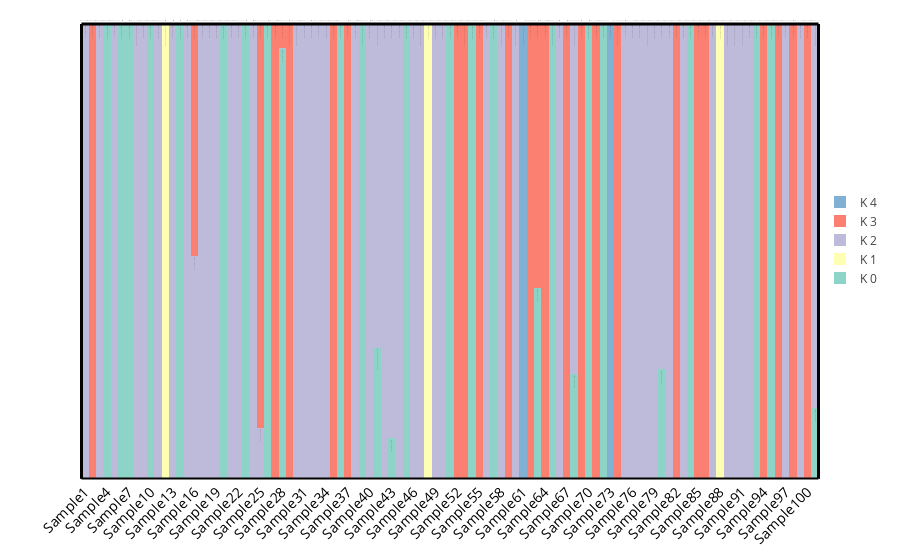

The cell this chart's notebook holds for it:
### Markdown cell above
### Set plot border and center legend

We can also set a border around the plot by creating Line shapes and adding them to the layout. First, we create and populated the `shape_list` variable with the line borders information, and then we provide this information to the `Layout()` object.

To change the position of the legend you can tweak the `x` and `y` relative position in the `Layout()` object.

### Code cell
data = []

# Create color pallete for 12 colors
# More color pallets available on https://plot.ly/ipython-notebooks/color-scales/
cp = cl.scales["12"]["qual"]["Set3"]

for k, ar in enumerate(qvals_transposed):
    
    current_bar = go.Bar(
        x = individuals,
        y = ar,
        name = "K {}".format(k),
        text=["Assignment: {}%".format(x * 100) for x in ar],
        marker = dict(
            color=cp[k],
            line=dict(
                color="grey",
                width=0,
            )
        )
    )
    
    data.append(current_bar)

number_individuals = len(individuals)

# Store each line surrounding the plot in a list 
# Note that some adjustments were necessary to prevent the lateral lines from cutting the first and last bars
shape_list = [
    # Bottom line
    {"type": "line", "x0": - .5, "y0": 0,
     "x1": number_individuals - .5, "y1": 0,
     "line": {"width": 2}},
    # Left line
    {"type": "line", "x0": - .5, "y0": 0, "x1": -.5, "y1": 1,
     "line": {"width": 3}},
    # Top line
    {"type": "line", "x0": - .5, "y0": 1,
     "x1": number_individuals - .5, "y1": 1,
     "line": {"width": 3}},
    # Right line
    {"type": "line", "x0": number_individuals -.5, "y0": 0,
     "x1": number_individuals - .5, "y1": 1,
     "line": {"width": 3}}
]

    
layout = go.Layout(
    barmode='stack',
    margin={"t":0},
    bargap="0",
    # Add the shapes to the layout.
    shapes=shape_list,
    # Set the legend position to the middle left
    legend={"x":1, "y":0.5},
    yaxis={
        "showticklabels":False
    },
    xaxis={
        "tickangle":-45,
        "tickfont": dict(size=14,
                        color="black")
    }
)


fig = go.Figure(data=data, layout=layout)

iplot(fig)

### Figure 1 — Plotly figure (JSON) as saved in the notebook; plotly's stock layout.template omitted (floating-point values rounded to 4 significant figures)
{"data": [{"marker": {"color": "rgb(141,211,199)", "line": {"color": "grey", "width": 0}}, "name": "K 0", "text": ["Assignment: 0.0071%", "Assignment: 0.0086%", "Assignment: 0.0087%", "Assignment: 99.9611%", "Assignment: 0.014799999999999999%", "Assignment: 99.9504%", "Assignment: 99.9566%", "Assignment: 0.0174%", "Assignment: 0.0077%", "Assignment: 99.9564%", "Assignment: 0.0118%", "Assignment: 0.0284%", "Assignment: 0.014100000000000001%", "Assignment: 99.779%", "Assignment: 0.008%", "Assignment: 0.0086%", "Assignment: 0.0086%", "Assignment: 0.0083%", "Assignment: 0.0087%", "Assignment: 99.9588%", "Assignment: 0.0102%", "Assignment: 0.0088%", "Assignment: 99.9387%", "Assignment: 0.0077%", "Assignment: 0.0069%", "Assignment: 99.9625%", "Assignment: 0.0073999999999999995%", "Assignment: 94.599%", "Assignment: 0.0091%", "Assignment: 0.0114%", "Assignment: 0.0078%", "Assignment: 0.0073999999999999995%", "Assignment: 0.014799999999999999%", "Assignment: 0.0104%", "Assignment: 0.0072%", "Assignment: 99.9636%", "Assignment: 0.008%", "Assignment: 0.0069%", "Assignment: 99.96340000000001%", "Assignment: 0.009000000000000001%", "Assignment: 28.781200000000002%", "Assignment: 0.0088%", "Assignment: 8.8632%", "Assignment: 0.0077%", "Assignment: 99.961%", "Assignment: 0.0315%", "Assignment: 0.0087%", "Assignment: 0.0358%", "Assignment: 0.0343%", "Assignment: 0.0205%", "Assignment: 99.9656%", "Assignment: 0.0091%", "Assignment: 0.0071%", "Assignment: 99.9422%", "Assignment: 0.0102%", "Assignment: 0.0091%", "Assignment: 99.9393%", "Assignment: 0.0111%", "Assignment: 0.0104%", "Assignment: 0.007600000000000001%", "Assignment: 0.0136%", "Assignment: 0.0093%", "Assignment: 42.0099%", "Assignment: 0.009399999999999999%", "Assignment: 99.95230000000001%", "Assignment: 0.0142%", "Assignment: 0.015899999999999997%", "Assignment: 22.9733%", "Assignment: 0.011000000000000001%", "Assignment: 99.9409%", "Assignment: 0.0107%", "Assignment: 99.9687%", "Assignment: 0.0157%", "Assignment: 0.009600000000000001%", "Assignment: 0.01%", "Assignment: 0.0098%", "Assignment: 0.0077%", "Assignment: 0.0072%", "Assignment: 0.0105%", "Assignment: 23.9915%", "Assignment: 0.0131%", "Assignment: 0.0092%", "Assignment: 0.0116%", "Assignment: 99.9657%", "Assignment: 0.0072%", "Assignment: 0.0088%", "Assignment: 0.0073999999999999995%", "Assignment: 0.0336%", "Assignment: 0.0071%", "Assignment: 0.0077%", "Assignment: 0.0289%", "Assignment: 0.0083%", "Assignment: 99.943%", "Assignment: 0.012799999999999999%", "Assignment: 99.9607%", "Assignment: 0.0114%", "Assignment: 0.009899999999999999%", "Assignment: 0.012899999999999998%", "Assignment: 0.0103%", "Assignment: 0.0097%", "Assignment: 15.5531%"], "type": "bar", "x": ["Sample1", "Sample2", "Sample3", "Sample4", "Sample5", "Sample6", "Sample7", "Sample8", "Sample9", "Sample10", "Sample11", "Sample12", "Sample13", "Sample14", "Sample15", "Sample16", "Sample17", "Sample18", "Sample19", "Sample20", "Sample21", "Sample22", "Sample23", "Sample24", "Sample25", "Sample26", "Sample27", "Sample28", "Sample29", "Sample30", "Sample31", "Sample32", "Sample33", "Sample34", "Sample35", "Sample36", "Sample37", "Sample38", "Sample39", "Sample40", "Sample41", "Sample42", "Sample43", "Sample44", "Sample45", "Sample46", "Sample47", "Sample48", "Sample49", "Sample50", "Sample51", "Sample52", "Sample53", "Sample54", "Sample55", "Sample56", "Sample57", "Sample58", "Sample59", "Sample60", "Sample61", "Sample62", "Sample63", "Sample64", "Sample65", "Sample66", "Sample67", "Sample68", "Sample69", "Sample70", "Sample71", "Sample72", "Sample73", "Sample74", "Sample75", "Sample76", "Sample77", "Sample78", "Sample79", "Sample80", "Sample81", "Sample82", "Sample83", "Sample84", "Sample85", "Sample86", "Sample87", "Sample88", "Sample89", "Sample90", "Sample91", "Sample92", "Sample93", "Sample94", "Sample95", "Sample96", "Sample97", "Sample98", "Sample99", "Sample100", "Sample101"], "y": [7.1e-05, 8.6e-05, 8.7e-05, 0.9996, 0.000148, 0.9995, 0.9996, 0.000174, 7.7e-05, 0.9996, 0.000118, 0.000284, 0.000141, 0.9978, 8e-05, 8.6e-05, 8.6e-05, 8.3e-05, 8.7e-05, 0.9996, 0.000102, 8.8e-05, 0.9994, 7.7e-05, 6.9e-05, 0.9996, 7.4e-05, 0.946, 9.1e-05, 0.000114, 7.8e-05, 7.4e-05, 0.000148, 0.000104, 7.2e-05, 0.9996, 8e-05, 6.9e-05, 0.9996, 9e-05, 0.2878, 8.8e-05, 0.08863, 7.7e-05, 0.9996, 0.000315, 8.7e-05, 0.000358, 0.000343, 0.000205, 0.9997, 9.1e-05, 7.1e-05, 0.9994, 0.000102, 9.1e-05, 0.9994, 0.000111, 0.000104, 7.6e-05, 0.000136, 9.3e-05, 0.4201, 9.4e-05, 0.9995, 0.000142, 0.000159, 0.2297, 0.00011, 0.9994, 0.000107, 0.9997, 0.000157, 9.6e-05, 0.0001, 9.8e-05, 7.7e-05, 7.2e-05, 0.000105, 0.2399, 0.000131, 9.2e-05, 0.000116, 0.9997, 7.2e-05, 8.8e-05, 7.4e-05, 0.000336, 7.1e-05, 7.7e-05, 0.000289, 8.3e-05, 0.9994, 0.000128, 0.9996, 0.000114, 9.9e-05, 0.000129, 0.000103, 9.7e-05, 0.1555]}, {"marker": {"color": "rgb(255,255,179)", "line": {"color": "grey", "width": 0}}, "name": "K 1", "text": ["Assignment: 0.0071%", "Assignment: 0.0085%", "Assignment: 0.0086%", "Assignment: 0.0097%", "Assignment: 0.0147%", "Assignment: 0.012400000000000001%", "Assignment: 0.010799999999999999%", "Assignment: 0.0172%", "Assignment: 0.007600000000000001%", "Assignment: 0.0109%", "Assignment: 0.0117%", "Assignment: 99.88669999999999%", "Assignment: 0.013999999999999999%", "Assignment: 0.055099999999999996%", "Assignment: 0.007899999999999999%", "Assignment: 0.0086%", "Assignment: 0.0086%", "Assignment: 0.0082%", "Assignment: 0.0086%", "Assignment: 0.0103%", "Assignment: 0.0101%", "Assignment: 0.0087%", "Assignment: 0.015300000000000001%", "Assignment: 0.007600000000000001%", "Assignment: 0.0069%", "Assignment: 0.0093%", "Assignment: 0.0073%", "Assignment: 0.0092%", "Assignment: 0.009000000000000001%", "Assignment: 0.0114%", "Assignment: 0.0078%", "Assignment: 0.0073999999999999995%", "Assignment: 0.0146%", "Assignment: 0.0104%", "Assignment: 0.0072%", "Assignment: 0.0091%", "Assignment: 0.007899999999999999%", "Assignment: 0.0069%", "Assignment: 0.0091%", "Assignment: 0.009000000000000001%", "Assignment: 0.0078%", "Assignment: 0.0088%", "Assignment: 0.0093%", "Assignment: 0.0077%", "Assignment: 0.0097%", "Assignment: 0.0313%", "Assignment: 0.0087%", "Assignment: 99.8571%", "Assignment: 0.0341%", "Assignment: 0.0204%", "Assignment: 0.0086%", "Assignment: 0.009000000000000001%", "Assignment: 0.0071%", "Assignment: 0.0144%", "Assignment: 0.0102%", "Assignment: 0.0091%", "Assignment: 0.0151%", "Assignment: 0.011000000000000001%", "Assignment: 0.0104%", "Assignment: 0.0073999999999999995%", "Assignment: 0.0135%", "Assignment: 0.0092%", "Assignment: 0.006999999999999999%", "Assignment: 0.0093%", "Assignment: 0.0119%", "Assignment: 0.014100000000000001%", "Assignment: 0.015799999999999998%", "Assignment: 0.0095%", "Assignment: 0.010799999999999999%", "Assignment: 0.0147%", "Assignment: 0.0106%", "Assignment: 0.0078%", "Assignment: 0.0156%", "Assignment: 0.0095%", "Assignment: 0.009899999999999999%", "Assignment: 0.0098%", "Assignment: 0.0077%", "Assignment: 0.0072%", "Assignment: 0.0105%", "Assignment: 0.0101%", "Assignment: 0.013%", "Assignment: 0.0092%", "Assignment: 0.0115%", "Assignment: 0.0085%", "Assignment: 0.0072%", "Assignment: 0.0088%", "Assignment: 0.0075%", "Assignment: 99.8659%", "Assignment: 0.0072%", "Assignment: 0.0075%", "Assignment: 0.0287%", "Assignment: 0.0083%", "Assignment: 0.0142%", "Assignment: 0.0127%", "Assignment: 0.0098%", "Assignment: 0.0113%", "Assignment: 0.0098%", "Assignment: 0.012799999999999999%", "Assignment: 0.0102%", "Assignment: 0.009600000000000001%", "Assignment: 0.0089%"], "type": "bar", "x": ["Sample1", "Sample2", "Sample3", "Sample4", "Sample5", "Sample6", "Sample7", "Sample8", "Sample9", "Sample10", "Sample11", "Sample12", "Sample13", "Sample14", "Sample15", "Sample16", "Sample17", "Sample18", "Sample19", "Sample20", "Sample21", "Sample22", "Sample23", "Sample24", "Sample25", "Sample26", "Sample27", "Sample28", "Sample29", "Sample30", "Sample31", "Sample32", "Sample33", "Sample34", "Sample35", "Sample36", "Sample37", "Sample38", "Sample39", "Sample40", "Sample41", "Sample42", "Sample43", "Sample44", "Sample45", "Sample46", "Sample47", "Sample48", "Sample49", "Sample50", "Sample51", "Sample52", "Sample53", "Sample54", "Sample55", "Sample56", "Sample57", "Sample58", "Sample59", "Sample60", "Sample61", "Sample62", "Sample63", "Sample64", "Sample65", "Sample66", "Sample67", "Sample68", "Sample69", "Sample70", "Sample71", "Sample72", "Sample73", "Sample74", "Sample75", "Sample76", "Sample77", "Sample78", "Sample79", "Sample80", "Sample81", "Sample82", "Sample83", "Sample84", "Sample85", "Sample86", "Sample87", "Sample88", "Sample89", "Sample90", "Sample91", "Sample92", "Sample93", "Sample94", "Sample95", "Sample96", "Sample97", "Sample98", "Sample99", "Sample100", "Sample101"], "y": [7.1e-05, 8.5e-05, 8.6e-05, 9.7e-05, 0.000147, 0.000124, 0.000108, 0.000172, 7.6e-05, 0.000109, 0.000117, 0.9989, 0.00014, 0.000551, 7.9e-05, 8.6e-05, 8.6e-05, 8.2e-05, 8.6e-05, 0.000103, 0.000101, 8.7e-05, 0.000153, 7.6e-05, 6.9e-05, 9.3e-05, 7.3e-05, 9.2e-05, 9e-05, 0.000114, 7.8e-05, 7.4e-05, 0.000146, 0.000104, 7.2e-05, 9.1e-05, 7.9e-05, 6.9e-05, 9.1e-05, 9e-05, 7.8e-05, 8.8e-05, 9.3e-05, 7.7e-05, 9.7e-05, 0.000313, 8.7e-05, 0.9986, 0.000341, 0.000204, 8.6e-05, 9e-05, 7.1e-05, 0.000144, 0.000102, 9.1e-05, 0.000151, 0.00011, 0.000104, 7.4e-05, 0.000135, 9.2e-05, 7e-05, 9.3e-05, 0.000119, 0.000141, 0.000158, 9.5e-05, 0.000108, 0.000147, 0.000106, 7.8e-05, 0.000156, 9.5e-05, 9.9e-05, 9.8e-05, 7.7e-05, 7.2e-05, 0.000105, 0.000101, 0.00013, 9.2e-05, 0.000115, 8.5e-05, 7.2e-05, 8.8e-05, 7.5e-05, 0.9987, 7.2e-05, 7.5e-05, 0.000287, 8.3e-05, 0.000142, 0.000127, 9.8e-05, 0.000113, 9.8e-05, 0.000128, 0.000102, 9.6e-05, 8.9e-05]}, {"marker": {"color": "rgb(190,186,218)", "line": {"color": "grey", "width": 0}}, "name": "K 2", "text": ["Assignment: 99.9717%", "Assignment: 0.0086%", "Assignment: 99.9654%", "Assignment: 0.0098%", "Assignment: 99.9411%", "Assignment: 0.012400000000000001%", "Assignment: 0.0109%", "Assignment: 99.93079999999999%", "Assignment: 99.9693%", "Assignment: 0.0109%", "Assignment: 99.953%", "Assignment: 0.0284%", "Assignment: 99.9437%", "Assignment: 0.055400000000000005%", "Assignment: 99.9683%", "Assignment: 48.9144%", "Assignment: 99.9656%", "Assignment: 99.9668%", "Assignment: 99.9653%", "Assignment: 0.0103%", "Assignment: 99.9594%", "Assignment: 99.9649%", "Assignment: 0.0154%", "Assignment: 99.9693%", "Assignment: 11.1487%", "Assignment: 0.009399999999999999%", "Assignment: 0.0073999999999999995%", "Assignment: 0.0093%", "Assignment: 0.0091%", "Assignment: 99.95439999999999%", "Assignment: 99.9687%", "Assignment: 99.9703%", "Assignment: 99.9412%", "Assignment: 99.9584%", "Assignment: 0.0072%", "Assignment: 0.0091%", "Assignment: 0.008%", "Assignment: 99.9724%", "Assignment: 0.0092%", "Assignment: 99.964%", "Assignment: 71.19529999999999%", "Assignment: 99.9648%", "Assignment: 91.1089%", "Assignment: 99.9692%", "Assignment: 0.0098%", "Assignment: 99.8744%", "Assignment: 99.96509999999999%", "Assignment: 0.0358%", "Assignment: 99.8631%", "Assignment: 99.9181%", "Assignment: 0.0086%", "Assignment: 0.0091%", "Assignment: 0.0071%", "Assignment: 0.0145%", "Assignment: 0.0102%", "Assignment: 99.9637%", "Assignment: 0.015200000000000002%", "Assignment: 99.95570000000001%", "Assignment: 0.0104%", "Assignment: 99.96979999999999%", "Assignment: 0.0136%", "Assignment: 0.0093%", "Assignment: 0.006999999999999999%", "Assignment: 0.009399999999999999%", "Assignment: 0.012%", "Assignment: 99.9435%", "Assignment: 0.015899999999999997%", "Assignment: 76.99810000000001%", "Assignment: 0.010799999999999999%", "Assignment: 0.014799999999999999%", "Assignment: 0.0107%", "Assignment: 0.0078%", "Assignment: 0.0157%", "Assignment: 0.0095%", "Assignment: 99.9601%", "Assignment: 99.9607%", "Assignment: 99.9692%", "Assignment: 99.97120000000001%", "Assignment: 99.958%", "Assignment: 75.9782%", "Assignment: 99.9478%", "Assignment: 0.0092%", "Assignment: 99.9538%", "Assignment: 0.0086%", "Assignment: 0.0072%", "Assignment: 0.0088%", "Assignment: 99.97%", "Assignment: 0.0336%", "Assignment: 99.97120000000001%", "Assignment: 99.96969999999999%", "Assignment: 99.88470000000001%", "Assignment: 99.9668%", "Assignment: 0.0143%", "Assignment: 0.012799999999999999%", "Assignment: 0.009899999999999999%", "Assignment: 0.0114%", "Assignment: 99.9606%", "Assignment: 0.012899999999999998%", "Assignment: 99.9591%", "Assignment: 0.0097%", "Assignment: 84.42009999999999%"], "type": "bar", "x": ["Sample1", "Sample2", "Sample3", "Sample4", "Sample5", "Sample6", "Sample7", "Sample8", "Sample9", "Sample10", "Sample11", "Sample12", "Sample13", "Sample14", "Sample15", "Sample16", "Sample17", "Sample18", "Sample19", "Sample20", "Sample21", "Sample22", "Sample23", "Sample24", "Sample25", "Sample26", "Sample27", "Sample28", "Sample29", "Sample30", "Sample31", "Sample32", "Sample33", "Sample34", "Sample35", "Sample36", "Sample37", "Sample38", "Sample39", "Sample40", "Sample41", "Sample42", "Sample43", "Sample44", "Sample45", "Sample46", "Sample47", "Sample48", "Sample49", "Sample50", "Sample51", "Sample52", "Sample53", "Sample54", "Sample55", "Sample56", "Sample57", "Sample58", "Sample59", "Sample60", "Sample61", "Sample62", "Sample63", "Sample64", "Sample65", "Sample66", "Sample67", "Sample68", "Sample69", "Sample70", "Sample71", "Sample72", "Sample73", "Sample74", "Sample75", "Sample76", "Sample77", "Sample78", "Sample79", "Sample80", "Sample81", "Sample82", "Sample83", "Sample84", "Sample85", "Sample86", "Sample87", "Sample88", "Sample89", "Sample90", "Sample91", "Sample92", "Sample93", "Sample94", "Sample95", "Sample96", "Sample97", "Sample98", "Sample99", "Sample100", "Sample101"], "y": [0.9997, 8.6e-05, 0.9997, 9.8e-05, 0.9994, 0.000124, 0.000109, 0.9993, 0.9997, 0.000109, 0.9995, 0.000284, 0.9994, 0.000554, 0.9997, 0.4891, 0.9997, 0.9997, 0.9997, 0.000103, 0.9996, 0.9996, 0.000154, 0.9997, 0.1115, 9.4e-05, 7.4e-05, 9.3e-05, 9.1e-05, 0.9995, 0.9997, 0.9997, 0.9994, 0.9996, 7.2e-05, 9.1e-05, 8e-05, 0.9997, 9.2e-05, 0.9996, 0.712, 0.9996, 0.9111, 0.9997, 9.8e-05, 0.9987, 0.9997, 0.000358, 0.9986, 0.9992, 8.6e-05, 9.1e-05, 7.1e-05, 0.000145, 0.000102, 0.9996, 0.000152, 0.9996, 0.000104, 0.9997, 0.000136, 9.3e-05, 7e-05, 9.4e-05, 0.00012, 0.9994, 0.000159, 0.77, 0.000108, 0.000148, 0.000107, 7.8e-05, 0.000157, 9.5e-05, 0.9996, 0.9996, 0.9997, 0.9997, 0.9996, 0.7598, 0.9995, 9.2e-05, 0.9995, 8.6e-05, 7.2e-05, 8.8e-05, 0.9997, 0.000336, 0.9997, 0.9997, 0.9988, 0.9997, 0.000143, 0.000128, 9.9e-05, 0.000114, 0.9996, 0.000129, 0.9996, 9.7e-05, 0.8442]}, {"marker": {"color": "rgb(251,128,114)", "line": {"color": "grey", "width": 0}}, "name": "K 3", "text": ["Assignment: 0.0071%", "Assignment: 99.9658%", "Assignment: 0.0087%", "Assignment: 0.0097%", "Assignment: 0.0147%", "Assignment: 0.012400000000000001%", "Assignment: 0.0109%", "Assignment: 0.0173%", "Assignment: 0.0077%", "Assignment: 0.0109%", "Assignment: 0.0118%", "Assignment: 0.0283%", "Assignment: 0.014100000000000001%", "Assignment: 0.0553%", "Assignment: 0.007899999999999999%", "Assignment: 51.0598%", "Assignment: 0.0086%", "Assignment: 0.0084%", "Assignment: 0.0087%", "Assignment: 0.0103%", "Assignment: 0.0102%", "Assignment: 0.0088%", "Assignment: 0.015300000000000001%", "Assignment: 0.0077%", "Assignment: 88.8306%", "Assignment: 0.009399999999999999%", "Assignment: 99.9706%", "Assignment: 5.3733%", "Assignment: 99.96390000000001%", "Assignment: 0.0114%", "Assignment: 0.007899999999999999%", "Assignment: 0.0075%", "Assignment: 0.0147%", "Assignment: 0.0104%", "Assignment: 99.9713%", "Assignment: 0.0091%", "Assignment: 99.9682%", "Assignment: 0.0069%", "Assignment: 0.0092%", "Assignment: 0.009000000000000001%", "Assignment: 0.007899999999999999%", "Assignment: 0.0088%", "Assignment: 0.0093%", "Assignment: 0.0077%", "Assignment: 0.0098%", "Assignment: 0.0314%", "Assignment: 0.0087%", "Assignment: 0.0357%", "Assignment: 0.0343%", "Assignment: 0.0205%", "Assignment: 0.0086%", "Assignment: 99.9637%", "Assignment: 99.97160000000001%", "Assignment: 0.0145%", "Assignment: 99.9591%", "Assignment: 0.0091%", "Assignment: 0.015200000000000002%", "Assignment: 0.0111%", "Assignment: 99.9583%", "Assignment: 0.0078%", "Assignment: 0.0136%", "Assignment: 99.9629%", "Assignment: 57.9691%", "Assignment: 99.9625%", "Assignment: 0.0119%", "Assignment: 0.014100000000000001%", "Assignment: 99.9367%", "Assignment: 0.0095%", "Assignment: 99.9565%", "Assignment: 0.014799999999999999%", "Assignment: 99.9573%", "Assignment: 0.0078%", "Assignment: 0.0157%", "Assignment: 99.96199999999999%", "Assignment: 0.01%", "Assignment: 0.0098%", "Assignment: 0.0077%", "Assignment: 0.0072%", "Assignment: 0.0105%", "Assignment: 0.0101%", "Assignment: 0.0131%", "Assignment: 99.9633%", "Assignment: 0.0116%", "Assignment: 0.0086%", "Assignment: 99.9711%", "Assignment: 99.9648%", "Assignment: 0.0075%", "Assignment: 0.0335%", "Assignment: 0.0073%", "Assignment: 0.0075%", "Assignment: 0.0289%", "Assignment: 0.0084%", "Assignment: 0.0143%", "Assignment: 99.949%", "Assignment: 0.009899999999999999%", "Assignment: 99.9546%", "Assignment: 0.009899999999999999%", "Assignment: 99.9486%", "Assignment: 0.0102%", "Assignment: 99.9613%", "Assignment: 0.009000000000000001%"], "type": "bar", "x": ["Sample1", "Sample2", "Sample3", "Sample4", "Sample5", "Sample6", "Sample7", "Sample8", "Sample9", "Sample10", "Sample11", "Sample12", "Sample13", "Sample14", "Sample15", "Sample16", "Sample17", "Sample18", "Sample19", "Sample20", "Sample21", "Sample22", "Sample23", "Sample24", "Sample25", "Sample26", "Sample27", "Sample28", "Sample29", "Sample30", "Sample31", "Sample32", "Sample33", "Sample34", "Sample35", "Sample36", "Sample37", "Sample38", "Sample39", "Sample40", "Sample41", "Sample42", "Sample43", "Sample44", "Sample45", "Sample46", "Sample47", "Sample48", "Sample49", "Sample50", "Sample51", "Sample52", "Sample53", "Sample54", "Sample55", "Sample56", "Sample57", "Sample58", "Sample59", "Sample60", "Sample61", "Sample62", "Sample63", "Sample64", "Sample65", "Sample66", "Sample67", "Sample68", "Sample69", "Sample70", "Sample71", "Sample72", "Sample73", "Sample74", "Sample75", "Sample76", "Sample77", "Sample78", "Sample79", "Sample80", "Sample81", "Sample82", "Sample83", "Sample84", "Sample85", "Sample86", "Sample87", "Sample88", "Sample89", "Sample90", "Sample91", "Sample92", "Sample93", "Sample94", "Sample95", "Sample96", "Sample97", "Sample98", "Sample99", "Sample100", "Sample101"], "y": [7.1e-05, 0.9997, 8.7e-05, 9.7e-05, 0.000147, 0.000124, 0.000109, 0.000173, 7.7e-05, 0.000109, 0.000118, 0.000283, 0.000141, 0.000553, 7.9e-05, 0.5106, 8.6e-05, 8.4e-05, 8.7e-05, 0.000103, 0.000102, 8.8e-05, 0.000153, 7.7e-05, 0.8883, 9.4e-05, 0.9997, 0.05373, 0.9996, 0.000114, 7.9e-05, 7.5e-05, 0.000147, 0.000104, 0.9997, 9.1e-05, 0.9997, 6.9e-05, 9.2e-05, 9e-05, 7.9e-05, 8.8e-05, 9.3e-05, 7.7e-05, 9.8e-05, 0.000314, 8.7e-05, 0.000357, 0.000343, 0.000205, 8.6e-05, 0.9996, 0.9997, 0.000145, 0.9996, 9.1e-05, 0.000152, 0.000111, 0.9996, 7.8e-05, 0.000136, 0.9996, 0.5797, 0.9996, 0.000119, 0.000141, 0.9994, 9.5e-05, 0.9996, 0.000148, 0.9996, 7.8e-05, 0.000157, 0.9996, 0.0001, 9.8e-05, 7.7e-05, 7.2e-05, 0.000105, 0.000101, 0.000131, 0.9996, 0.000116, 8.6e-05, 0.9997, 0.9996, 7.5e-05, 0.000335, 7.3e-05, 7.5e-05, 0.000289, 8.4e-05, 0.000143, 0.9995, 9.9e-05, 0.9995, 9.9e-05, 0.9995, 0.000102, 0.9996, 9e-05]}, {"marker": {"color": "rgb(128,177,211)", "line": {"color": "grey", "width": 0}}, "name": "K 4", "text": ["Assignment: 0.0071%", "Assignment: 0.0085%", "Assignment: 0.0086%", "Assignment: 0.0097%", "Assignment: 0.0147%", "Assignment: 0.012400000000000001%", "Assignment: 0.010799999999999999%", "Assignment: 0.0173%", "Assignment: 0.0077%", "Assignment: 0.0109%", "Assignment: 0.0117%", "Assignment: 0.028200000000000003%", "Assignment: 0.014100000000000001%", "Assignment: 0.055099999999999996%", "Assignment: 0.007899999999999999%", "Assignment: 0.0086%", "Assignment: 0.0086%", "Assignment: 0.0082%", "Assignment: 0.0087%", "Assignment: 0.0103%", "Assignment: 0.0101%", "Assignment: 0.0088%", "Assignment: 0.015300000000000001%", "Assignment: 0.007600000000000001%", "Assignment: 0.0069%", "Assignment: 0.009399999999999999%", "Assignment: 0.0073%", "Assignment: 0.0092%", "Assignment: 0.009000000000000001%", "Assignment: 0.0114%", "Assignment: 0.0078%", "Assignment: 0.0073999999999999995%", "Assignment: 0.0147%", "Assignment: 0.0104%", "Assignment: 0.0072%", "Assignment: 0.0091%", "Assignment: 0.007899999999999999%", "Assignment: 0.0069%", "Assignment: 0.0091%", "Assignment: 0.009000000000000001%", "Assignment: 0.0078%", "Assignment: 0.0088%", "Assignment: 0.0093%", "Assignment: 0.0077%", "Assignment: 0.0097%", "Assignment: 0.0313%", "Assignment: 0.0087%", "Assignment: 0.0356%", "Assignment: 0.0341%", "Assignment: 0.0204%", "Assignment: 0.0086%", "Assignment: 0.0091%", "Assignment: 0.0071%", "Assignment: 0.0144%", "Assignment: 0.0102%", "Assignment: 0.0091%", "Assignment: 0.015200000000000002%", "Assignment: 0.0111%", "Assignment: 0.0104%", "Assignment: 0.0073999999999999995%", "Assignment: 99.94579999999999%", "Assignment: 0.0093%", "Assignment: 0.006999999999999999%", "Assignment: 0.0093%", "Assignment: 0.0119%", "Assignment: 0.014100000000000001%", "Assignment: 0.015799999999999998%", "Assignment: 0.0095%", "Assignment: 0.010799999999999999%", "Assignment: 0.014799999999999999%", "Assignment: 0.0107%", "Assignment: 0.0078%", "Assignment: 99.9374%", "Assignment: 0.0095%", "Assignment: 0.009899999999999999%", "Assignment: 0.0098%", "Assignment: 0.0077%", "Assignment: 0.0072%", "Assignment: 0.0105%", "Assignment: 0.0101%", "Assignment: 0.013%", "Assignment: 0.0092%", "Assignment: 0.0115%", "Assignment: 0.0085%", "Assignment: 0.0072%", "Assignment: 0.0088%", "Assignment: 0.0075%", "Assignment: 0.0334%", "Assignment: 0.0072%", "Assignment: 0.0075%", "Assignment: 0.0288%", "Assignment: 0.0083%", "Assignment: 0.0142%", "Assignment: 0.0127%", "Assignment: 0.0098%", "Assignment: 0.0113%", "Assignment: 0.0098%", "Assignment: 0.012799999999999999%", "Assignment: 0.0102%", "Assignment: 0.0097%", "Assignment: 0.0089%"], "type": "bar", "x": ["Sample1", "Sample2", "Sample3", "Sample4", "Sample5", "Sample6", "Sample7", "Sample8", "Sample9", "Sample10", "Sample11", "Sample12", "Sample13", "Sample14", "Sample15", "Sample16", "Sample17", "Sample18", "Sample19", "Sample20", "Sample21", "Sample22", "Sample23", "Sample24", "Sample25", "Sample26", "Sample27", "Sample28", "Sample29", "Sample30", "Sample31", "Sample32", "Sample33", "Sample34", "Sample35", "Sample36", "Sample37", "Sample38", "Sample39", "Sample40", "Sample41", "Sample42", "Sample43", "Sample44", "Sample45", "Sample46", "Sample47", "Sample48", "Sample49", "Sample50", "Sample51", "Sample52", "Sample53", "Sample54", "Sample55", "Sample56", "Sample57", "Sample58", "Sample59", "Sample60", "Sample61", "Sample62", "Sample63", "Sample64", "Sample65", "Sample66", "Sample67", "Sample68", "Sample69", "Sample70", "Sample71", "Sample72", "Sample73", "Sample74", "Sample75", "Sample76", "Sample77", "Sample78", "Sample79", "Sample80", "Sample81", "Sample82", "Sample83", "Sample84", "Sample85", "Sample86", "Sample87", "Sample88", "Sample89", "Sample90", "Sample91", "Sample92", "Sample93", "Sample94", "Sample95", "Sample96", "Sample97", "Sample98", "Sample99", "Sample100", "Sample101"], "y": [7.1e-05, 8.5e-05, 8.6e-05, 9.7e-05, 0.000147, 0.000124, 0.000108, 0.000173, 7.7e-05, 0.000109, 0.000117, 0.000282, 0.000141, 0.000551, 7.9e-05, 8.6e-05, 8.6e-05, 8.2e-05, 8.7e-05, 0.000103, 0.000101, 8.8e-05, 0.000153, 7.6e-05, 6.9e-05, 9.4e-05, 7.3e-05, 9.2e-05, 9e-05, 0.000114, 7.8e-05, 7.4e-05, 0.000147, 0.000104, 7.2e-05, 9.1e-05, 7.9e-05, 6.9e-05, 9.1e-05, 9e-05, 7.8e-05, 8.8e-05, 9.3e-05, 7.7e-05, 9.7e-05, 0.000313, 8.7e-05, 0.000356, 0.000341, 0.000204, 8.6e-05, 9.1e-05, 7.1e-05, 0.000144, 0.000102, 9.1e-05, 0.000152, 0.000111, 0.000104, 7.4e-05, 0.9995, 9.3e-05, 7e-05, 9.3e-05, 0.000119, 0.000141, 0.000158, 9.5e-05, 0.000108, 0.000148, 0.000107, 7.8e-05, 0.9994, 9.5e-05, 9.9e-05, 9.8e-05, 7.7e-05, 7.2e-05, 0.000105, 0.000101, 0.00013, 9.2e-05, 0.000115, 8.5e-05, 7.2e-05, 8.8e-05, 7.5e-05, 0.000334, 7.2e-05, 7.5e-05, 0.000288, 8.3e-05, 0.000142, 0.000127, 9.8e-05, 0.000113, 9.8e-05, 0.000128, 0.000102, 9.7e-05, 8.9e-05]}], "layout": {"bargap": "0", "barmode": "stack", "legend": {"x": 1, "y": 0.5}, "margin": {"t": 0}, "shapes": [{"line": {"width": 2}, "type": "line", "x0": -0.5, "x1": 100.5, "y0": 0, "y1": 0}, {"line": {"width": 3}, "type": "line", "x0": -0.5, "x1": -0.5, "y0": 0, "y1": 1}, {"line": {"width": 3}, "type": "line", "x0": -0.5, "x1": 100.5, "y0": 1, "y1": 1}, {"line": {"width": 3}, "type": "line", "x0": 100.5, "x1": 100.5, "y0": 0, "y1": 1}], "xaxis": {"tickangle": -45, "tickfont": {"color": "black", "size": 14}}, "yaxis": {"showticklabels": false}}}
